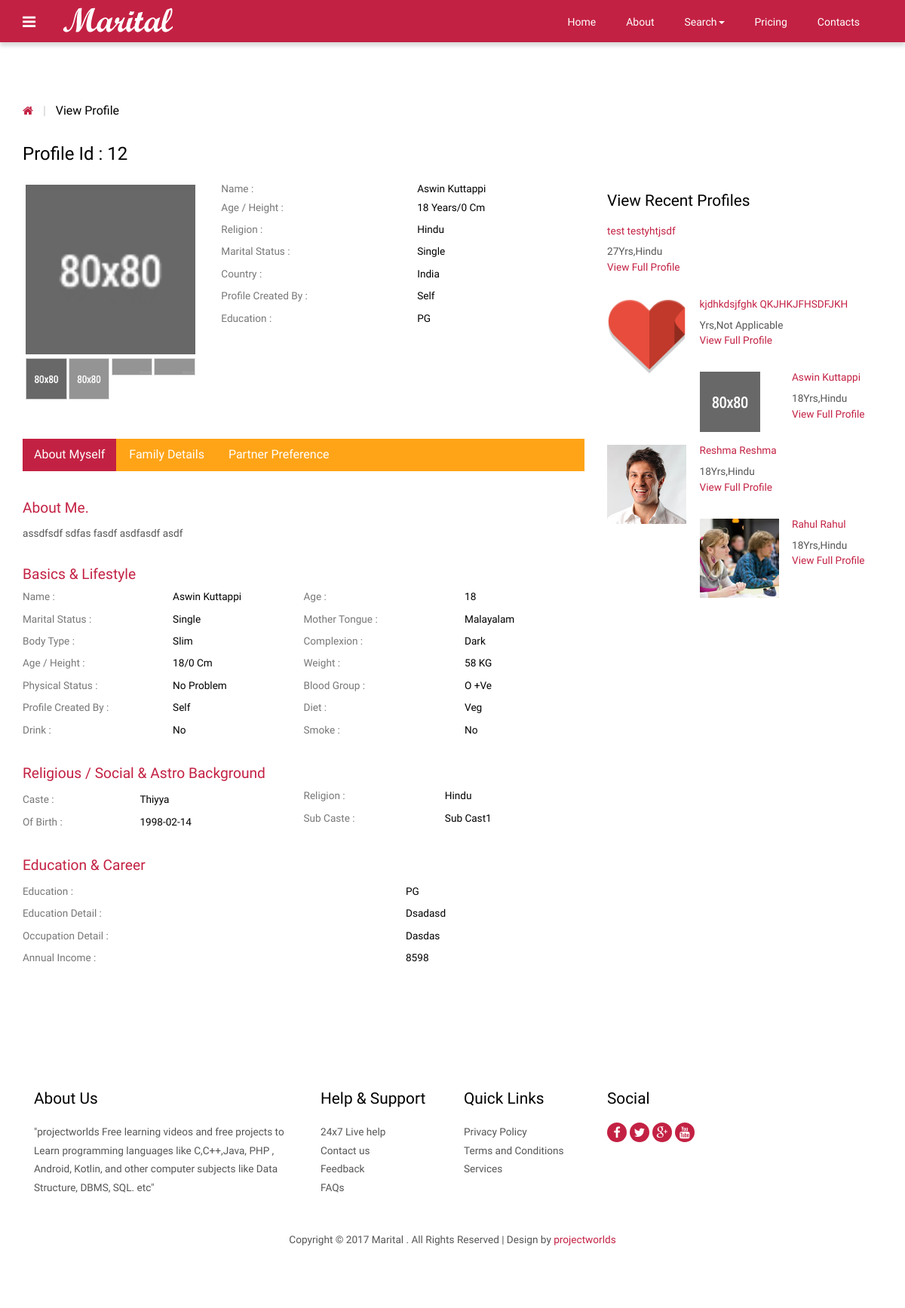
The app's page /view_profile.php?id=12 (signed in) with its own data.
### tables this page shows
CREATE TABLE `photos` (
  `id` int(10) NOT NULL AUTO_INCREMENT,
  `cust_id` int(10) NOT NULL,
  `pic1` varchar(25) NOT NULL,
  `pic2` varchar(40) NOT NULL,
  `pic3` varchar(40) NOT NULL,
  `pic4` varchar(40) NOT NULL,
  PRIMARY KEY (`id`),
  UNIQUE KEY `cust_id` (`cust_id`)
);

CREATE TABLE `customer` (
  `id` int(10) NOT NULL AUTO_INCREMENT,
  `cust_id` int(5) NOT NULL,
  `email` varchar(60) NOT NULL,
  `age` varchar(10) NOT NULL,
  `height` int(10) NOT NULL,
  `sex` varchar(6) NOT NULL,
  `religion` varchar(20) NOT NULL,
  `caste` varchar(20) NOT NULL,
  `subcaste` varchar(20) NOT NULL,
  `district` varchar(20) NOT NULL,
  `state` varchar(20) NOT NULL,
  `country` varchar(10) NOT NULL,
  `maritalstatus` varchar(20) NOT NULL,
  `profilecreatedby` varchar(20) NOT NULL,
  `education` text NOT NULL,
  `education_sub` text NOT NULL,
  `firstname` text NOT NULL,
  `lastname` text NOT NULL,
  `body_type` text NOT NULL,
  `physical_status` text NOT NULL,
  `drink` varchar(8) NOT NULL,
  `mothertounge` text NOT NULL,
  `colour` varchar(20) NOT NULL,
  `weight` int(5) NOT NULL,
  `blood_group` varchar(5) NOT NULL,
  `diet` varchar(8) NOT NULL,
  `smoke` varchar(8) NOT NULL,
  `dateofbirth` date NOT NULL,
  `occupation` text NOT NULL,
  `occupation_descr` text NOT NULL,
  `annual_income` varchar(20) NOT NULL,
  `fathers_occupation` varchar(20) NOT NULL,
  `mothers_occupation` varchar(20) NOT NULL,
  `no_bro` int(5) NOT NULL,
  `no_sis` int(5) NOT NULL,
  `aboutme` text NOT NULL,
  `profilecreationdate` date NOT NULL,
  `is_verified` tinyint(1) DEFAULT '0',
  `admin_notes` text,
  `interest_notifications` tinyint(1) DEFAULT '1',
  `auto_decline_interests` tinyint(1) DEFAULT '0',
  PRIMARY KEY (`id`),
  UNIQUE KEY `cust_id` (`cust_id`)
);

### functions.php (called while the page is built, shortened)
<?php
function mysqlexec($sql){
	$host = "127.0.0.1";
	$username = "root";
	$password = "Uttu@2025";
	$db_name = "matrimony";
	$conn = mysqli_connect($host, $username, $password) or die("Cannot connect: " . mysqli_connect_error());
	mysqli_set_charset($conn, "utf8mb4");
	mysqli_select_db($conn, $db_name) or die("Cannot select DB '" . $db_name . "': " . mysqli_error($conn));
	if ($result = mysqli_query($conn, $sql)){
		return $result;
	} else {
		echo mysqli_error($conn);
	}
}
?>

### view_profile.php (the view, shortened to what this page needs)
<?php include_once("functions.php"); ?>
<?php
$id=$_GET['id'];
$profileid=$id;
$sql="SELECT * FROM customer WHERE cust_id = $id";
$result = mysqlexec($sql);
if($result){
$row=mysqli_fetch_assoc($result);
	$fname=$row['firstname'];
	$lname=$row['lastname'];
	$dob=$row['dateofbirth'];
	$religion=$row['religion'];
	$caste = $row['caste'];
	$subcaste=$row['subcaste'];
	$country = $row['country'];
	$age=$row['age'];
	$maritalstatus=$row['maritalstatus'];
	$profileby=$row['profilecreatedby'];
	$education=$row['education'];
	$edudescr=$row['education_sub'];
	$bodytype=$row['body_type'];
	$physicalstatus=$row['physical_status'];
	$drink=$row['drink'];
	$smoke=$row['smoke'];
	$mothertounge=$row['mothertounge'];
	$bloodgroup=$row['blood_group'];
	$weight=$row['weight'];
	$height=$row['height'];
	$colour=$row['colour'];
	$diet=$row['diet'];
	$occupationdescr=$row['occupation_descr'];
	$income=$row['annual_income'];
	$aboutme=$row['aboutme'];
	$pic1="";
$sql2="SELECT * FROM photos WHERE cust_id = $profileid";
$result2 = mysqlexec($sql2);
if($result2){
	$row2=mysqli_fetch_array($result2);
	$pic1=$row2['pic1'];
}
}else{
	echo "<script>alert(\"Invalid Profile ID\")</script>";
}
?>
<!DOCTYPE HTML>
<html>
<head>
<link href="css/bootstrap-3.1.1.min.css" rel='stylesheet' type='text/css' />
<link href="css/style.css" rel='stylesheet' type='text/css' />
<link href="css/font-awesome.css" rel="stylesheet">
</head>
<body>
 <?php include_once("includes/navigation.php");?>
<div class="grid_3">
  <div class="container">
   <div class="breadcrumb1">
     <ul>
        <a href="index.php"><i class="fa fa-home home_1"></i></a>
        <span class="divider">&nbsp;|&nbsp;</span>
        <li class="current-page">View Profile</li>
     </ul>
   </div>
   <div class="profile">
   	 <div class="col-md-8 profile_left">
   	 	<h2>Profile Id : <?php echo $profileid;?></h2>
   	 	<div class="col_3">
   	        <div class="col-sm-4 row_2">
				<div class="flexslider">
					 <ul class="slides">
						<li data-thumb="profile/<?php echo $profileid;?>/<?php echo $pic1;?>">
							<img src="profile/<?php echo $profileid;?>/<?php echo $pic1;?>" />
						</li>
					 </ul>
				  </div>
			</div>
			<div class="col-sm-8 row_1">
				<table class="table_working_hours">
		        	<tbody>
		        		<tr class="opened_1">
							<td class="day_label">Name :</td>
							<td class="day_value"><?php echo $fname . " " .$lname; ?></td>
						</tr><tr class="opened_1">
							<td class="day_label">Age / Height :</td>
							<td class="day_value"><?php echo $age . " Years"; ?>/<?php echo $height . " Cm";?> </td>
						</tr>
					  	<tr class="opened">
							<td class="day_label">Religion :</td>
							<td class="day_value"><?php echo $religion;?></td>
						</tr>
					    <tr class="opened">
							<td class="day_label">Marital Status :</td>
							<td class="day_value"><?php echo $maritalstatus;?></td>
						</tr>
					    <tr class="opened">
							<td class="day_label">Country :</td>
							<td class="day_value"><?php echo $country;?></td>
						</tr>
					    <tr class="closed">
							<td class="day_label">Profile Created by :</td>
							<td class="day_value closed"><span><?php echo $profileby;?></span></td>
						</tr>
					    <tr class="closed">
							<td class="day_label">Education :</td>
							<td class="day_value closed"><span><?php echo $education;?></span></td>
						</tr>
				    </tbody>
				</table>
				</div>
			<div class="clearfix"> </div>
		</div>
		<div class="col_4">
		    <div class="bs-example bs-example-tabs" role="tabpanel" data-example-id="togglable-tabs">
			   <ul id="myTab" class="nav nav-tabs nav-tabs1" role="tablist">
				  <li role="presentation" class="active"><a href="#home" id="home-tab" role="tab" data-toggle="tab" aria-controls="home" aria-expanded="true">About Myself</a></li>
				  <li role="presentation"><a href="#profile" role="tab" id="profile-tab" data-toggle="tab" aria-controls="profile">Family Details</a></li>
				  <li role="presentation"><a href="#profile1" role="tab" id="profile-tab1" data-toggle="tab" aria-controls="profile1">Partner Preference</a></li>
			   </ul>
			   <div id="myTabContent" class="tab-content">
				  <div role="tabpanel" class="tab-pane fade in active" id="home" aria-labelledby="home-tab">
				    <div class="tab_box">
				    	<h1>About Me.</h1>
				    	<p><?php echo $aboutme; ?></p>
				    </div>
				    <div class="basic_1">
				    	<h3>Basics &amp; Lifestyle</h3>
				    	<div class="col-md-6 basic_1-left">
				    	  <table class="table_working_hours">
				        	<tbody>
				        		<tr class="opened_1">
									<td class="day_label">Name :</td>
									<td class="day_value"><?php echo $fname . " " .$lname; ?></td>
								</tr>
							    <tr class="opened">
									<td class="day_label">Marital Status :</td>
									<td class="day_value"><?php echo $maritalstatus;?></td>
								</tr>
							    <tr class="opened">
									<td class="day_label">Body Type :</td>
									<td class="day_value"><?php echo $bodytype;?></td>
								</tr>
							    <tr class="opened">
									<td class="day_label">Age / Height :</td>
									<td class="day_value"><?php echo $age; ?>/<?php echo $height;?> cm</td>
								</tr>
							    <tr class="opened">
									<td class="day_label">Physical Status :</td>
									<td class="day_value closed"><span><?php echo $physicalstatus;?></span></td>
								</tr>
							    <tr class="opened">
									<td class="day_label">Profile Created by :</td>
									<td class="day_value closed"><span><?php echo $profileby;?></span></td>
								</tr>
								<tr class="opened">
									<td class="day_label">Drink :</td>
									<td class="day_value closed"><span><?php echo $drink;?></span></td>
								</tr>
						    </tbody>
				          </table>
				         </div>
				         <div class="col-md-6 basic_1-left">
				          <table class="table_working_hours">
				        	<tbody>
				        		<tr class="opened_1">
									<td class="day_label">Age :</td>
									<td class="day_value"><?php echo $age;?></td>
								</tr>
							    <tr class="opened">
									<td class="day_label">Mother Tongue :</td>
									<td class="day_value"><?php echo $mothertounge;?></td>
								</tr>
							    <tr class="opened">
									<td class="day_label">Complexion :</td>
									<td class="day_value"><?php echo $colour;?></td>
								</tr>
							    <tr class="opened">
									<td class="day_label">Weight :</td>
									<td class="day_value"><?php echo $weight;?> KG</td>
								</tr>
							    <tr class="opened">
									<td class="day_label">Blood Group :</td>
									<td class="day_value"><?php echo $bloodgroup;?></td>
								</tr>
							    <tr class="closed">
									<td class="day_label">Diet :</td>
									<td class="day_value closed"><span><?php echo $diet;?></span></td>
								</tr>
							    <tr class="closed">
									<td class="day_label">Smoke :</td>
									<td class="day_value closed"><span><?php echo $smoke;?></span></td>
								</tr>
						    </tbody>
				        </table>
				        </div>
				        <div class="clearfix"> </div>
				    </div>
				    <div class="basic_1">
				    	<h3>Religious / Social & Astro Background</h3>
				    	<div class="col-md-6 basic_1-left">
				    	  <table class="table_working_hours">
				        	<tbody>
				        		<tr class="opened">
									<td class="day_label">Caste :</td>
									<td class="day_value"><?php echo $caste;?></td>
								</tr>
							    <tr class="opened">
									<td class="day_label">
 of Birth :</td>
									<td class="day_value closed"><span><?php echo $dob;?></span></td>
								</tr>
							</tbody>
				          </table>
				         </div>
				         <div class="col-md-6 basic_1-left">
				          <table class="table_working_hours">
				        	<tbody>
				        		<tr class="opened_1">
									<td class="day_label">Religion :</td>
									<td class="day_value"><?php echo $religion;?></td>
								</tr>
							    <tr class="opened">
									<td class="day_label">Sub Caste :</td>
									<td class="day_value"><?php echo $subcaste;?></td>
								</tr>
							</tbody>
				        </table>
				        </div>
				        <div class="clearfix"> </div>
				    </div>
				    <div class="basic_1 basic_2">
				    	<h3>Education & Career</h3>
				    	<div class="basic_1-left">
				    	  <table class="table_working_hours">
				        	<tbody>
				        		<tr class="opened">
									<td class="day_label">Education   :</td>
									<td class="day_value"><?php echo $education;?></td>
								</tr>
				        		<tr class="opened">
									<td class="day_label">Education Detail :</td>
									<td class="day_value"><?php echo $edudescr;?></td>
								</tr>
							    <tr class="opened">
									<td class="day_label">Occupation Detail :</td>
									<td class="day_value closed"><span><?php echo $occupationdescr;?></span></td>
								</tr>
							    <tr class="opened">
									<td class="day_label">Annual Income :</td>
									<td class="day_value closed"><span><?php echo $income;?></span></td>
								</tr>
							 </tbody>
				          </table>
				         </div>
				    </div>
				  </div>
		     </div>
		  </div>
	   </div>
   	 </div>
     <div class="col-md-4 profile_right">
        <div class="view_profile view_profile2">
        	<h3>View Recent Profiles</h3>
    <?php
     $sql="SELECT * FROM customer ORDER BY profilecreationdate ASC";
      $result=mysqlexec($sql);
      while($row=mysqli_fetch_assoc($result)){
            $profid=$row['cust_id'];
          $sql="SELECT * FROM photos WHERE cust_id=$profid";
          $result2=mysqlexec($sql);
          $photo=mysqli_fetch_assoc($result2);
          $pic=$photo['pic1'];
          echo "<ul class=\"profile_item\">";
            echo"<a href=\"view_profile.php?id={$profid}\">";
              echo "<li class=\"profile_item-img\"><img src=\"profile/". $profid."/".$pic ."\"" . "class=\"img-responsive\" alt=\"\"/></li>";
               echo "<li class=\"profile_item-desc\">";
                  echo "<h4>" . $row['firstname'] . " " . $row['lastname'] . "</h4>";
                  echo "<p>" . $row['age']. "Yrs," . $row['religion'] . "</p>";
                  echo "<h5>" . "View Full Profile" . "</h5>";
               echo "</li>";
      echo "</a>";
      echo "</ul>";
      }
     ?>
</div>
        </div>
       <div class="clearfix"> </div>
    </div>
  </div>
</div>
<?php include_once("footer.php");?>
<link rel="stylesheet" href="css/flexslider.css" type="text/css" media="screen" />
</body>
</html>

### css/style.css (style rules this page uses)
h4, h5, h6, h1, h2, h3 { margin-top: 0; }
ul, ol { margin: 0; }
p { margin: 0; }
html, body { font-family: 'Ubuntu', sans-serif; font-size: 100%; background:#fff; }
body a { transition:0.5s all; -webkit-transition:0.5s all; -moz-transition:0.5s all; -o-transition:0.5s all; -ms-transition:0.5s all; }
.nav-tabs > li > a, .nav-tabs > li > a:hover, .nav-tabs > li > a:focus, .nav-tabs > li.active > a, .nav-tabs > li.active > a:hover, .nav-tabs > li.active > a:focus { border: none; border-radius: 0; }
.breadcrumb1 { margin-bottom:2em; }
.breadcrumb1 ul { padding:0; margin:0; list-style:none; }
.breadcrumb1 li { position: relative; margin-right: 10px; padding-right: 10px; display: inline-block; color:#000; font-size:1em; }
i.home_1 { color:#c32143; font-size:15px; }
span.divider { padding: 0 5px; color: #ccc; }
.col-md-8.profile_left { padding-left: 0; }
.col-sm-4.row_2 { padding-left: 0; }
.profile_left h2 { color:#000; font-size:1.5em; margin-bottom:1em; font-family: 'Oswald', sans-serif; }
table.table_working_hours { width: 100%; }
.table_working_hours tr { border: 0; }
td.day_label { color: #777; padding:5px 0; }
.table_working_hours tr { color: #000; font-size: 0.85em; text-transform: capitalize; }
.table_working_hours tr.opened_1 td { padding: 0 0 5px; }
.col_3 { margin-bottom:3em; }
.nav-tabs1 { display: inline-block; border-bottom: none; font-weight: 500; background-color:#ffa417; width: 100%; padding: 0; margin-bottom: 2em; }
.nav-tabs1>li.active>a, .nav-tabs1>li.active>a:focus, .nav-tabs1>li.active>a:hover { color: #fff; background-color:#c32143; border:none; }
.nav-tabs1>li { margin-bottom:0; }
a#profile-tab, a#home-tab, a#profile-tab1 { color: #fff; }
.grid_3 { padding:5em 0; }
.tab_box { margin-bottom: 2em; }
.tab_box h1 { color:#c32143; font-size:1.2em; }
.tab_box p { color:#555; font-size:0.85em; line-height:1.8em; }
.basic_1-left { padding-left:0; }
.basic_1 { margin-bottom: 2em; }
.basic_1 h3 { color: #c32143; font-size: 1.2em; }
.basic_2 { margin-bottom:0; }
ul.profile_item { padding:0; margin:0 0 1.5em 0; list-style:none; }
ul.profile_item li.profile_item-img { width:30%; float:left; margin-right: 5%; }
.view_profile h3 { font-size:1.3em; color:#000; margin-bottom: 1em; font-family: 'Oswald', sans-serif; }
ul.profile_item li.profile_item-desc h4, ul.profile_item li.profile_item-desc h5 { color:#c32143; font-size:0.85em; }
ul.profile_item li.profile_item-desc { overflow:hidden; }
ul.profile_item li.profile_item-desc p { color:#555; font-size:0.85em; line-height:1.5em; margin-bottom: 3px; }
.view_profile2 { margin:4em 0 0 0; }
ul { padding: 0; list-style: none; }
.headings h1, h2,h3,h4,h5,h6 { font-weight:400; }

### css/flexslider.css (style rules this page uses)
.slides, .slides > li, .flex-control-nav, .flex-direction-nav { margin: 0; padding: 0; list-style: none; }
.flexslider { margin: 0; padding: 0; }
.flexslider .slides > li { display: none; -webkit-backface-visibility: hidden; }
.flexslider .slides img { width: 100%; display: block; }
.flexslider .slides:after { content: "\0020"; display: block; clear: both; visibility: hidden; line-height: 0; height: 0; }
.flexslider { background: #ffffff; border: 4px solid #ffffff; position: relative; zoom: 1; }
.flexslider .slides { zoom: 1; }
.flexslider .slides img { height: auto; }

### records on screen
photos: pic1 (picture)
customer: firstname "Aswin", lastname "Kuttappi", age "18", height "0", religion "Hindu", maritalstatus "Single", country "India", profilecreatedby "Self", education "PG", aboutme "assdfsdf sdfas fasdf asdfasdf asdf", body_type "Slim", physical_status "No Problem", drink "No", mothertounge "Malayalam", colour "Dark", weight "58", blood_group "O +ve", diet "Veg", smoke "No", caste "Thiyya", dateofbirth "1998-02-14", subcaste "Sub Cast1", education_sub "Dsadasd", occupation_descr "Dasdas", annual_income "8598", photos.pic1 (picture)
customer: firstname "test", lastname "testyhtjsdf", age "27", religion "Hindu"
customer: photos.pic1 (picture), firstname "kjdhkdsjfghk", lastname "QKJHKJFHSDFJKH", religion "Not Applicable"
customer: photos.pic1 (picture), firstname "Reshma", lastname "Reshma", age "18", religion "Hindu"
customer: photos.pic1 (picture), firstname "Rahul", lastname "Rahul", age "18", religion "Hindu"

### other values on screen
$profileid "12"
